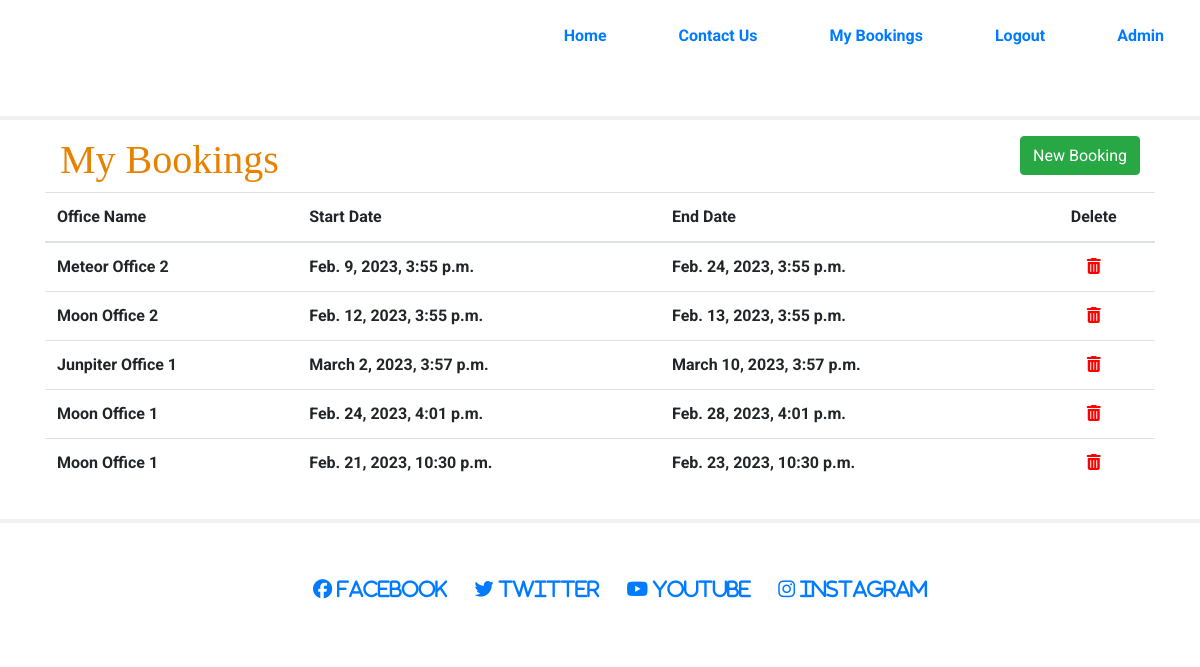
The page /office_bookings/ (signed in) on the database as committed earlier.
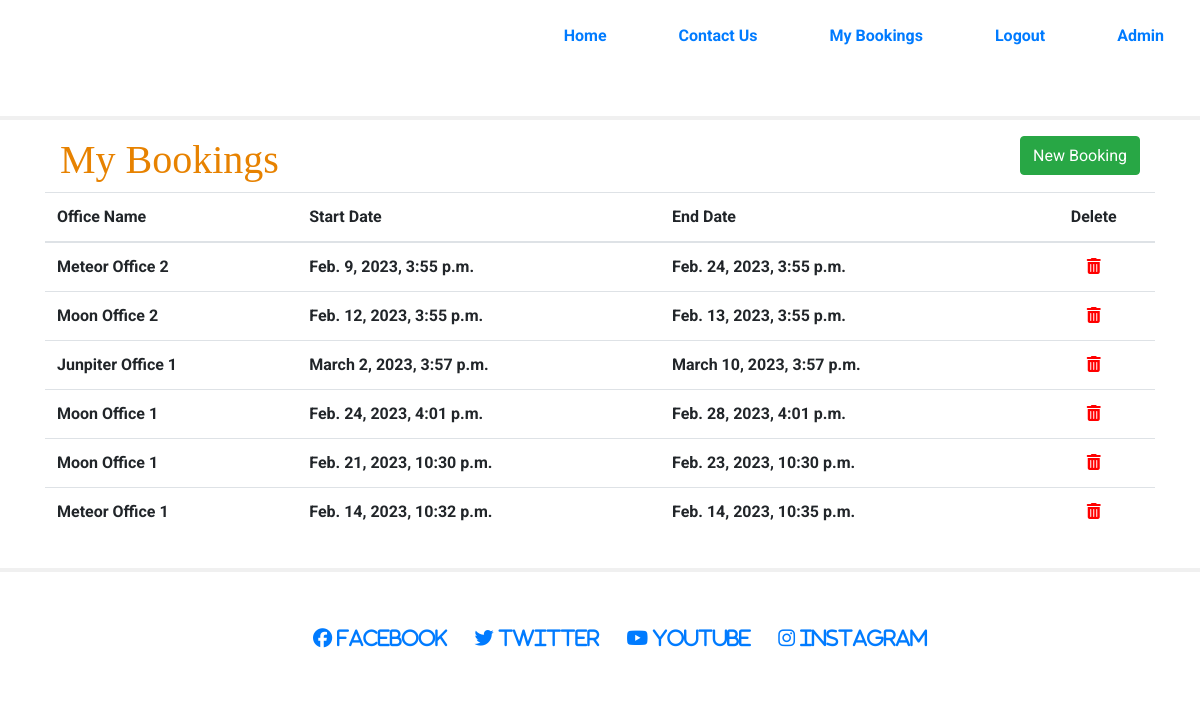
The same page on the database as committed later.
### myspace/models.py (models this page shows, shortened)
class Office_Spaces_Booked(models.Model):
    id = models.BigAutoField(primary_key=True)
    Office_Space_id = models.ForeignKey(Office_Spaces,on_delete=models.SET_NULL,null=True)
    office_type = models.ForeignKey(Office_Types,on_delete=models.SET_NULL,null=True)
    user = models.ForeignKey(User,on_delete=models.CASCADE)
    status = models.IntegerField(choices=STATUS, default=1)
    created_on = models.DateTimeField(auto_now_add=True)
    start_datetime = models.DateTimeField()
    end_datetime = models.DateTimeField()
    class Meta:
        ordering = ['created_on']

class Office_Spaces(models.Model):
    office_name = models.CharField(max_length=50)
    office_type = models.ForeignKey(
        Office_Types,
        on_delete=models.CASCADE)
    def __str__(self):
        return self.office_name

### myspace/views.py (the view)
# urls.py: path('office_bookings/', OfficeBookedList.as_view(), name='OfficeBookedList'),
class OfficeBookedList(generic.ListView):
    model = Office_Spaces_Booked
    def get_queryset(self, *args, **kwargs):
        if self.request.user.is_staff:
            booking_list = Office_Spaces_Booked.objects.all()
            return booking_list
        else:
            booking_list = Office_Spaces_Booked.objects.filter(user=self.request.user).order_by(id)
    template_name = 'office_bookings.html'
    paginate_by = 10

### templates/office_bookings.html (shortened to what this page needs)
{% extends "base.html" %}
{% block content %}
<div class="container-fluid">
    <div class="row">
        <div class="col">
            <h1 class="headings">My Bookings</h1>
        </div>
        <div class="col">
            <button class="btn btn-success float-right" onclick="window.location.href='/book'">New Booking</button>
        </div>
        <table class="table">
            <thead>
                <tr>
                    <th scope="col">Office Name</th>
                    <th scope="col">Start Date</th>
                    <th scope="col">End Date</th>
                    <th scope="col" class="icon-center">Delete</th>
                </tr>
            </thead>
            <tbody>
                {% for office_spaces_booked in object_list %}
                <tr>
                    <td>{{office_spaces_booked.Office_Space_id}}</td>
                    <td>{{office_spaces_booked.start_datetime}}</td>
                    <td>{{office_spaces_booked.end_datetime}}</td>
                    <td class="icon-center"><a href="{% url 'delete_office_booking' office_spaces_booked.id %}"><i class="fa fa-trash" aria-hidden="true"></i></a></td>
                </tr>
                {% endfor %}
            </tbody>
        </table>
    </div>
</div>
{%endblock %}

### templates/base.html (shortened to what this page needs)
{% load static %}
<!DOCTYPE html>
<html lang="en">
<head>
    {% block corecss %}
    <link rel="stylesheet" href="https://stackpath.bootstrapcdn.com/bootstrap/4.4.1/css/bootstrap.min.css">
    <link href="{% static 'css/style.css' %}" rel="stylesheet" type="text/css">
    {% endblock %}
</head>
<body>
    <header>
        <div class="row no-gutters">
            <a class="col-md-4 logo" href="/"></a>
            <div class="col-md-8">
                <ul id="nav">
                    <li class="nav-item">
                        <a class="nav-link" href="/">Home</a>
                    </li>
                    <li class="nav-item">
                        <a class="nav-link" href="/contact">Contact Us</a>
                    </li>
                    {% if user.is_authenticated %}
                    <li class="nav-item">
                        <a class="nav-link" href="/office_bookings/">My Bookings</a>
                    </li>
                    <li class="nav-item">
                        <a class="nav-link" href="{% url 'account_logout'  %}">Logout</a>
                    </li>
                    {% endif %}
                    {% if user.is_superuser %}
                    <li class="nav-item">
                        <a class="nav-link" href="/admin">Admin</a>
                    </li>
                    {% endif %}
                </ul>
            </div>
    </header>
    <hr>
    <main class="flex-shrik-0 main-bg container">
        {% block content %}{% endblock content %}
    </main>
    <hr>
    <footer>
        <ul class="social-networks">
            <li>
                <a href="http://facebook.com" target="_blank" rel="noopener" aria-label="Visit our Facebook page (opens in new tab)"><i class="fab fa-facebook"> Facebook</i></a>
            </li>
            <li>
                <a href="http://twitter.com" target="_blank" rel="noopener" aria-label="Visit our Twitter page (opens in new tab)"><i class="fab fa-twitter"> Twitter</i></a>
            </li>
            <li>
                <a href="http://youtube.com" target="_blank" rel="noopener" aria-label="Visit our Youtube page (opens in new tab)"><i class="fab fa-youtube"> Youtube</i></a>
            </li>
            <li>
                <a href="http://instagram.com" target="_blank" rel="noopener" aria-label="Visit our Instagram page (opens in new tab)"><i class="fab fa-instagram">
                        Instagram</i></a>
            </li>
        </ul>
    </footer>
</body>
</html>

### static/css/style.css (style rules this page uses)
body { background: #fff; overflow-x: hidden; font-family: 'Roboto', sans-serif; font-weight: bold; }
hr { border: 2px solid #f0f0f0; }
.headings { color: #E78200; font-family: 'PT Serif', serif; }
.logo { background-image: url("https://res.cloudinary.com/myofficespace/image/upload/v1661628039/static/images/logo.ee76c40e67a4.png"); background-position: left; background-repeat: no-repeat; background-size: fit; max-height: 200px; max-width: 100%; transition: all .5s ease-in-out; -moz-transition: all .5s ease-in-out; -webkit-transition: all .5s ease-in-out; margin: 0 auto; ; }
header { height: 100px; }
#nav { float: right; }
#nav li { float: left; display: flex; padding: 0 20px; text-decoration: none; line-height: 55px; }
.float-right { float: right; line-height: 25px; }
footer { background-color: #fff; height: 100px; clear: both }
.social-networks { text-align: center; color: #E78200 }
.social-networks>li { display: inline; }
.social-networks i { font-size: 120%; height: 100px; line-height: 100px; padding-left: 1%; padding-right: 1%; }
.icon-center { text-align: center; }
i.fa.fa-trash { color: red; }

Rows that differ between the two databases and show on the page:
added Office_Spaces_Booked: Office_Space_id "Meteor Office 1", start_datetime "Feb. 14, 2023, 10:32 p.m.", end_datetime "Feb. 14, 2023, 10:35 p.m."
